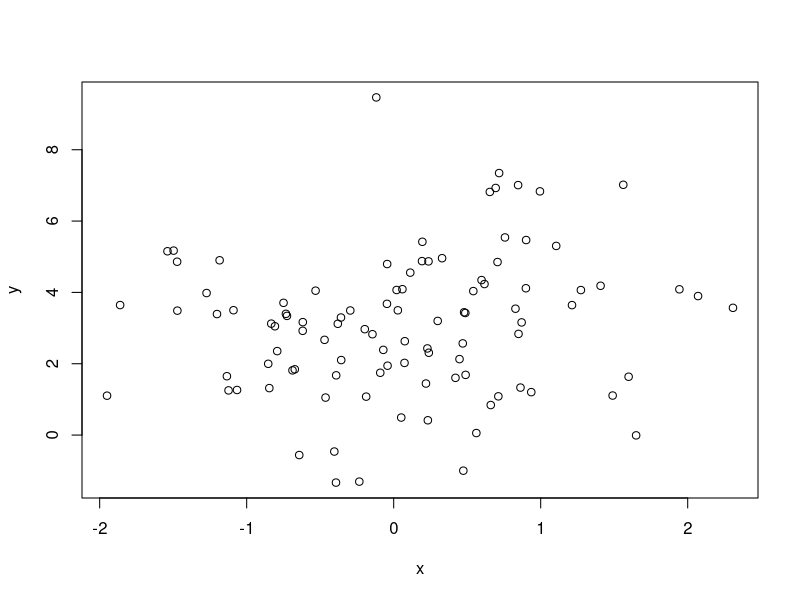
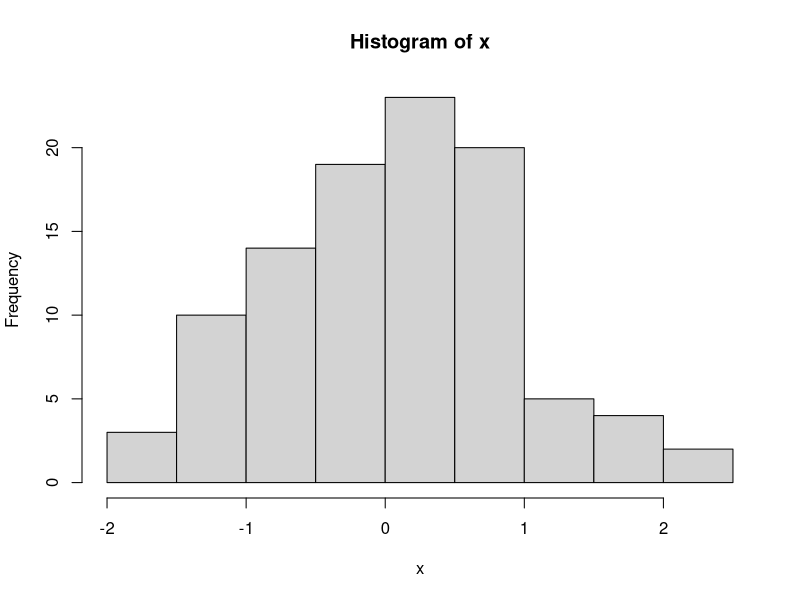
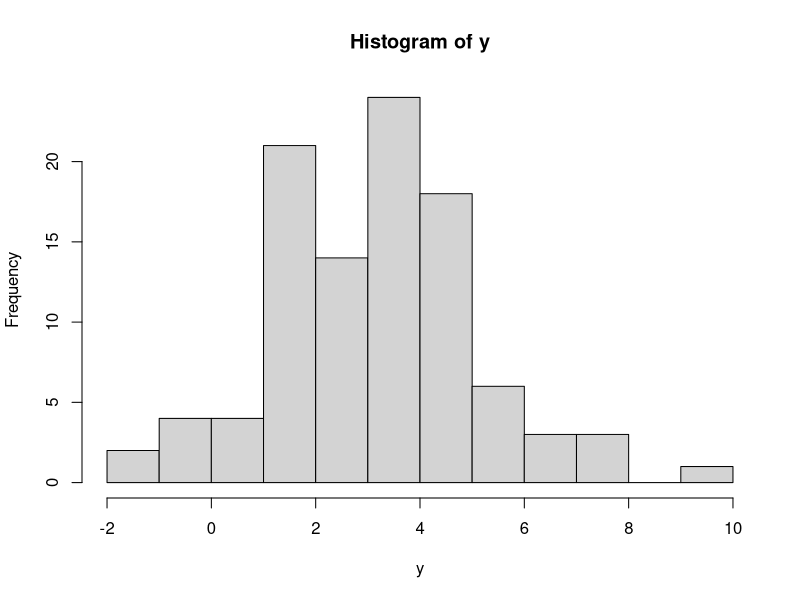

Write the R code that produced these figures, in order.
## ---- chunk 1
1+1
2*2 
16/4
5^2
log10(100)
## ---- chunk 2
x<- rnorm(n = 100, mean = 0, sd = 1)
y<- rnorm(n = 100, mean = 3, sd = 2)
plot(x,y)
## ---- chunk 3
hist(x)
hist(y)
